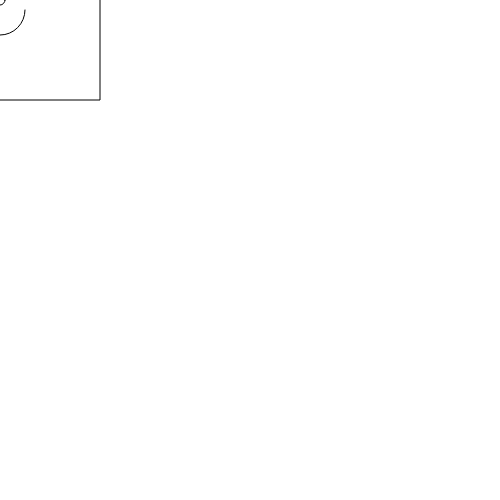
Frame 1 (no input)
Frame 60 (no input): identical to frame 1, image omitted
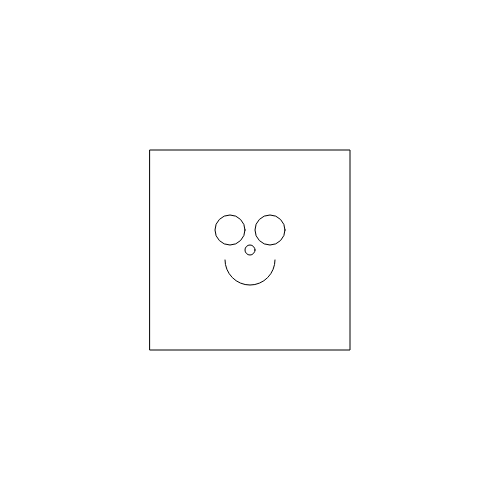
Frame 120 (the mouse pressed at the canvas centre since frame 60)

The p5.js sketch that drew these frames (run headless with seeded random() and noise() and a simulated clock; from frame 60 on, the mouse is pressed at the canvas centre):

// p5.js sketch
// ── sketch.js
var pointX = 0;
var pointY = 0;
//"based off of this point, draw a character"
function setup() {
  // put setup code here
createCanvas(500,500);
pointX = width/2;
pointY = height/2;
console.log("pointX " + pointX + "point Y" + pointY);
//console is PointX refers to print out the characters and add the value and you don't need this. Just a reference.
}

function draw() {
  // put drawing code here

  background(255);
  //pointX = 100;
  //pointY = 100;
  pointX = mouseX;
  pointY = mouseY;
  
rect(pointX - 100, pointY - 100, 200, 200)

ellipse(pointX, pointY, 10, 10);
ellipse(pointX + 20, pointY - 20, 30,30);
ellipse(pointX - 20, pointY - 20, 30,30);
//check back to this

arc(pointX, pointY + 10, 50, 50, 0, PI);
//(x,y,width, height, start, end)
//half of circle = PI and a quadrant is HALF_PI



}
